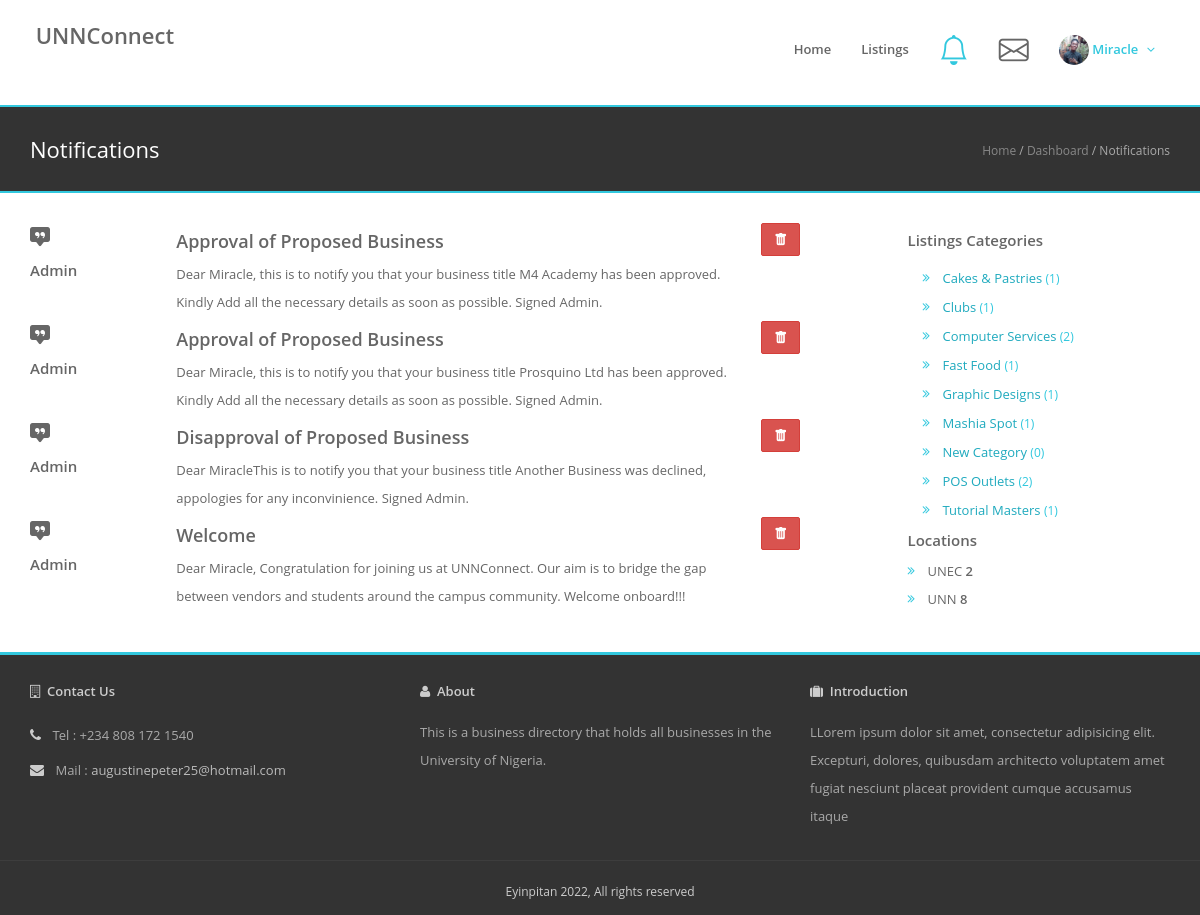
The page /vendor/notifications/ (signed in) on the database its author committed.
### businessDirectory/models.py (models this page shows, shortened)
class User(AbstractUser):
    is_admin = models.BooleanField(default=False)
    is_vendor = models.BooleanField(default=False)
    is_customer = models.BooleanField(default=False)
    phone = models.CharField(max_length=20, blank=True)
    photo_url = models.FileField(upload_to='static/uploads/profile_photos/',
                                 default='static/uploads/profile_photos/nophoto-male.jpg')
    def __str__(self):
        return self.first_name

class Notification(models.Model):
    receiver = models.ForeignKey(User, on_delete=models.CASCADE)
    title = models.CharField(max_length=50)
    msg = models.TextField(max_length=255)
    is_read = models.BooleanField(default=False)
    sent_at = models.DateTimeField(auto_now=True)

class Category(models.Model):
    name = models.CharField(max_length=50)
    img = models.FileField(upload_to='static/uploads/thumbs/')

class Campus(models.Model):
    name = models.CharField(max_length=50)
    def __str__(self):
        return self.name

### businessDirectory/views.py (the view)
# urls.py: path('vendor/notifications/', views.VendorNotificationView.as_view(), name='vendor-notification'),
class VendorNotificationView(LoginRequiredMixin,View):
    login_url = '/vendor/login/'
    redirect_field_name = '/vendor/listings/'
    context = {}
    def get(self, request):
        notifications = Notification.objects.all().filter(receiver_id=request.user.id).order_by('-sent_at')
        side = sideBarWidget()
        self.context['categories'] = side['categories']
        self.context['campuses'] = side['campuses']
        self.context['notifications'] = notifications
        return render(request, 'vendor/notifications.html', self.context)

### businessDirectory/views.py (called while the page is built)
def sideBarWidget():
    cat = Category.objects.all().order_by('name')
    cam = Campus.objects.all().order_by('name')
    cat_count = []
    campus_count = []
    for c in cat:
        cat_count.append(Business.objects.filter(category_id=c.id).count())
    for c in cam:
        campus_count.append(Business.objects.filter(location_id=c.id).count())
    categories = dict(zip(cat, cat_count))
    campuses = dict(zip(cam, campus_count))
    recent_posts = Business.objects.all().order_by('-added_on')[0:5:1]
    result = {
        'categories': categories,
        'campuses': campuses,
        'recent_posts': recent_posts,
        'cats': cat,
        'cams': cam,
    }
    return result

### businessDirectory/templates/vendor/notifications.html
{% load static %}
{% include 'include/header.html' %}
{% include 'include/nav-bar.html' %}
    <div class="page-heading-two">
        <div class="container">
            <h2>Notifications</h2>
            <div class="breads">
                <a href="{% url 'businessDirectory:home' %}">Home</a> /
                <a href="{% url 'businessDirectory:user-profile' user_type='vendor' %}">Dashboard</a> / Notifications
            </div>
            <div class="clearfix"></div>
        </div>
    </div>
  <div id="main" class="container main">
      <div class="row">
      <div class="col-md-9 col-sm-12 col-xs-12">
            <div class="col-12">
                {% for notification in notifications %}
                     <div class="row">
                         <div class="col-md-2 col-xs-12">
                             <i class="bi bi-chat-square-quote-fill" style="font-size: 2rem"></i>
                             <h5>Admin</h5>
                         </div>
                         <div class="col-md-8 col-xs-12">
                             <h4>{{ notification.title }}</h4>
                             <p>{{ notification.msg }}
                        </div>
                     <div class="col-md-2">
                         <a href="{% url 'businessDirectory:delete-notification' pk=notification.pk %}" class="btn btn-danger"><i class="bi bi-trash-fill"></i></a>
                     </div>
                     </div>
                {% endfor %}
    </div>
        </div>
          <div class="col-md-3 col-sm-12 col-xs-12">
            {% include 'include/side-bar-auth.html' %}
          </div>
      </div>
  </div>
        {% include 'include/footer.html' %}

### businessDirectory/templates/include/nav-bar.html (shortened to what this page needs)
{% with request.resolver_match.url_name as url_name %}
{% load static %}
<div class="header-2">
    <div class="container">
        <div class="row">
            <div class="col-md-3 col-sm-3">
                <div class="logo">
                    <h3>
                        <a href="{% url 'businessDirectory:home' %}">UNNConnect</a>
                    </h3>
                </div>
            </div>
            <div class="col-md-9 col-sm-9">
                <div class="navy">
                    <ul class="pull-right">
                        <li class="{% if url_name == 'home' %}active{% endif %}"><a href="{% url 'businessDirectory:home' %}">Home</a></li>
                        <li class="{% if url_name == 'business-list' %}active{% endif %}"><a href="{% url 'businessDirectory:business-list' %}">Listings</a></li>
                            {% if request.user.is_authenticated %}
        {% if request.user.is_vendor %}
                        <li class="{% if url_name == 'vendor-notification' %}active{% endif %}"><a href="{% url 'businessDirectory:vendor-notification' %}"><i style="font-size: 3rem" class="bi bi-bell"></i></a></li>
                        <li class="{% if url_name == 'vendor-messages' %}active{% endif %}"><a href="{% url 'businessDirectory:vendor-messages' %}"><i style="font-size: 3rem" class="bi bi-envelope"></i></a></li>
        {% endif %}
        <li class="active has-sub">
          <a class="dropdown-toggle" href="#" data-toggle="dropdown">
            <img src="/{{ request.user.photo_url }}" width="30px" height="30px" alt="Profile" class="img-circle">
            <span class="d-none d-md-block dropdown-toggle ps-2">{{ request.user }}</span>
          </a>
        </li>
                            {% endif %}
                    </ul>
                </div>
            </div>
        </div>
    </div>
</div>
{% endwith %}

### businessDirectory/templates/include/side-bar-auth.html (shortened to what this page needs)
{% load static %}
{% block content %}
      <div class="card">
        <div class="card-body">
          <h5 class="card-title">Listings Categories </h5>
            <div class="widget-content categories">
                <ul class="list-6">
                    {% for category,count in categories.items %}
                        <li class="col-xs-12 col-sm-6 col-md-12 col-lg-12">
                            <a href="{% url 'businessDirectory:category' pk=category.id %}">
                                {{ category.name }}
                                <small class="color">({{ count }})</small>
                            </a>
                        </li>
                    {% endfor %}
                </ul>
           </div>
        </div>
      </div>
      <div class="card">
        <div class="card-body pb-0">
          <h5 class="card-title">Locations </h5>
            <ul class="list-6">
                {% for campus, count in campuses.items %}
                    <li>{{ campus }} <span>{{ count }}</span></li>
                {% endfor %}
            </ul>
        </div>
      </div>
{% endblock %}

### static/assets/css/styles/skin-lblue.css (style rules this page uses)
a { color: #1faabe; }
.color { color: #32c8de !important; }
.list-1 li:before, .list-2 li:before, .list-3 li:before, .list-4 li:before, .list-5 li:before, .list-6 li:before, .list-7 li:before, .list-8 li:before, .list-9 li:before { color: #32c8de; }
.header-2 .navy ul > li.has-sub > a:after { color: #32c8de; }

### static/assets/css/custom.css (style rules this page uses)
.list-6 li span { display: inline-block; font-weight: 600; }

### businessDirectory/templates/include/header.html (style rules this page uses)
.header-2 { background: #ffffff; }
.header-2 .navy > ul > li > a { color: #666 }
.header-2 .navy > ul > .active > a { color: #32c8de }

### rows shown on the page
User: user.photo_url (picture), user "Miracle"
Notification: title "Approval of Proposed Business", msg "Dear Miracle, this is to notify you that your business title M4 Academy has been approved. Kindly Add all the necessary details as soon as possible. Signed Admin."
Notification: title "Approval of Proposed Business", msg "Dear Miracle, this is to notify you that your business title Prosquino Ltd has been approved. Kindly Add all the necessary details as soon as possible. Signed Admin."
Notification: title "Disapproval of Proposed Business", msg "Dear MiracleThis is to notify you that your business title Another Business was declined, appologies for any inconvinience. Signed Admin."
Notification: title "Welcome", msg "Dear Miracle, Congratulation for joining us at UNNConnect. Our aim is to bridge the gap between vendors and students around the campus community. Welcome onboard!!!"
Category: name "Cakes & Pastries", count "1"
Category: name "Clubs", count "1"
Category: name "Computer Services", id "2"
Category: name "Fast Food", count "1"
Category: name "Graphic Designs", id "1"
Category: name "Mashia Spot", count "1"
Category: name "New Category", count "0"
Category: name "POS Outlets", count "2"
Category: name "Tutorial Masters", count "1"
Campus: name "UNEC", id "2"
Campus: name "UNN", count "8"
